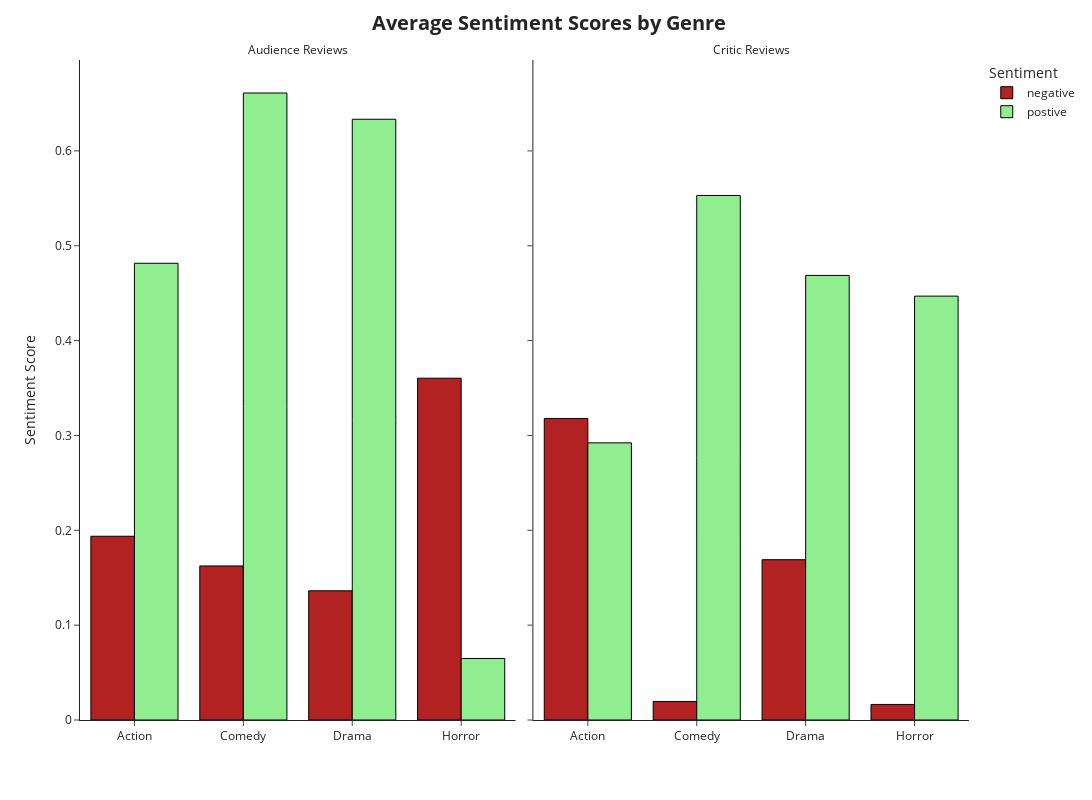

The notebook cell saved with this chart:
### Code cell
bar2 = px.bar(avg_by_genre.query('variable == "negative" or variable == "postive"'), x='genre', y='value',
              color = 'variable',
                barmode='group',
                facet_col='reviewby',
                template='simple_white',
                labels = {'variable' : 'Sentiment','genre':''}, # rename legend label
                color_discrete_map={'negative': 'firebrick', 'postive': 'lightgreen'})

bar2.update_layout(title=dict(text='<b> Average Sentiment Scores by Genre</b>',font=dict(size=20)), # add title, add bold formatting and make the title interactive
                            width = 2000, # set width
                            height = 800,
                             title_x = 0.5, # move title to the middle
                             xaxis_title = '', # remove x axis title, don't remove the whole x axis as i want to keep the month labels
                             yaxis_title = 'Sentiment Score', # remove y axis title
                             )

bar2.update_traces(marker=dict(line=dict(color='black', width=1)))

bar2.for_each_annotation(lambda a: a.update(text=a.text.split("=")[-1].replace('audience', 'Audience Reviews').replace('critic', 'Critic Reviews'))) # rename facet titles
bar2.show()

### Figure 1 — Plotly figure (JSON) as saved in the notebook; plotly's stock layout.template omitted (floating-point values rounded to 4 significant figures)
{"data": [{"alignmentgroup": "True", "hovertemplate": "Sentiment=negative<br>reviewby=audience<br>=%{x}<br>value=%{y}<extra></extra>", "legendgroup": "negative", "marker": {"color": "firebrick", "line": {"color": "black", "width": 1}, "pattern": {"shape": ""}}, "name": "negative", "offsetgroup": "negative", "orientation": "v", "showlegend": true, "textposition": "auto", "type": "bar", "x": ["Action", "Comedy", "Drama", "Horror"], "xaxis": "x", "y": [0.1937, 0.1624, 0.1362, 0.3604], "yaxis": "y"}, {"alignmentgroup": "True", "hovertemplate": "Sentiment=negative<br>reviewby=critic<br>=%{x}<br>value=%{y}<extra></extra>", "legendgroup": "negative", "marker": {"color": "firebrick", "line": {"color": "black", "width": 1}, "pattern": {"shape": ""}}, "name": "negative", "offsetgroup": "negative", "orientation": "v", "showlegend": false, "textposition": "auto", "type": "bar", "x": ["Action", "Comedy", "Drama", "Horror"], "xaxis": "x2", "y": [0.3179, 0.01953, 0.169, 0.0164], "yaxis": "y2"}, {"alignmentgroup": "True", "hovertemplate": "Sentiment=postive<br>reviewby=audience<br>=%{x}<br>value=%{y}<extra></extra>", "legendgroup": "postive", "marker": {"color": "lightgreen", "line": {"color": "black", "width": 1}, "pattern": {"shape": ""}}, "name": "postive", "offsetgroup": "postive", "orientation": "v", "showlegend": true, "textposition": "auto", "type": "bar", "x": ["Action", "Comedy", "Drama", "Horror"], "xaxis": "x", "y": [0.4815, 0.661, 0.6334, 0.06483], "yaxis": "y"}, {"alignmentgroup": "True", "hovertemplate": "Sentiment=postive<br>reviewby=critic<br>=%{x}<br>value=%{y}<extra></extra>", "legendgroup": "postive", "marker": {"color": "lightgreen", "line": {"color": "black", "width": 1}, "pattern": {"shape": ""}}, "name": "postive", "offsetgroup": "postive", "orientation": "v", "showlegend": false, "textposition": "auto", "type": "bar", "x": ["Action", "Comedy", "Drama", "Horror"], "xaxis": "x2", "y": [0.2922, 0.553, 0.4687, 0.4469], "yaxis": "y2"}], "layout": {"annotations": [{"font": {}, "showarrow": false, "text": "Audience Reviews", "x": 0.245, "xanchor": "center", "xref": "paper", "y": 1, "yanchor": "bottom", "yref": "paper"}, {"font": {}, "showarrow": false, "text": "Critic Reviews", "x": 0.755, "xanchor": "center", "xref": "paper", "y": 1, "yanchor": "bottom", "yref": "paper"}], "barmode": "group", "height": 800, "legend": {"title": {"text": "Sentiment"}, "tracegroupgap": 0}, "margin": {"t": 60}, "title": {"font": {"size": 20}, "text": "<b> Average Sentiment Scores by Genre</b>", "x": 0.5}, "width": 2000, "xaxis": {"anchor": "y", "domain": [0, 0.49], "title": {"text": ""}}, "xaxis2": {"anchor": "y2", "domain": [0.51, 1], "matches": "x", "title": {"text": ""}}, "yaxis": {"anchor": "x", "domain": [0, 1], "title": {"text": "Sentiment Score"}}, "yaxis2": {"anchor": "x2", "domain": [0, 1], "matches": "y", "showticklabels": false}}}
